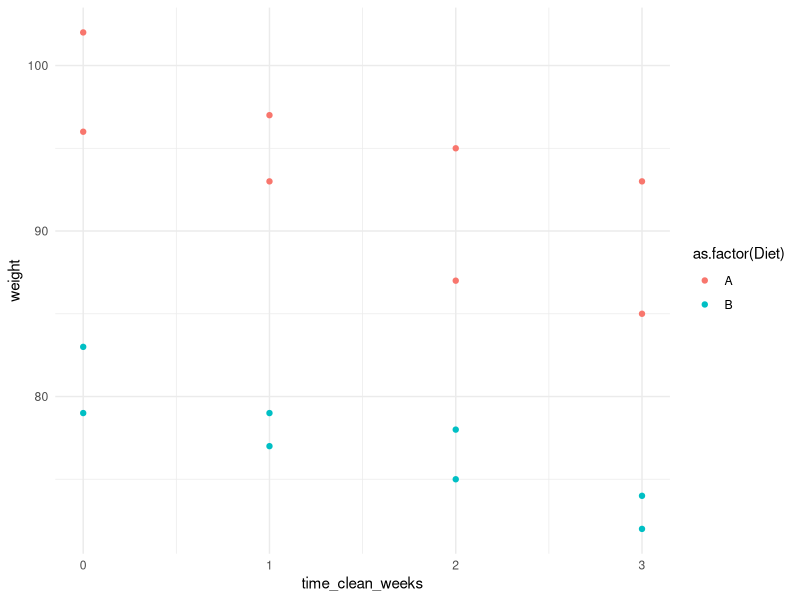
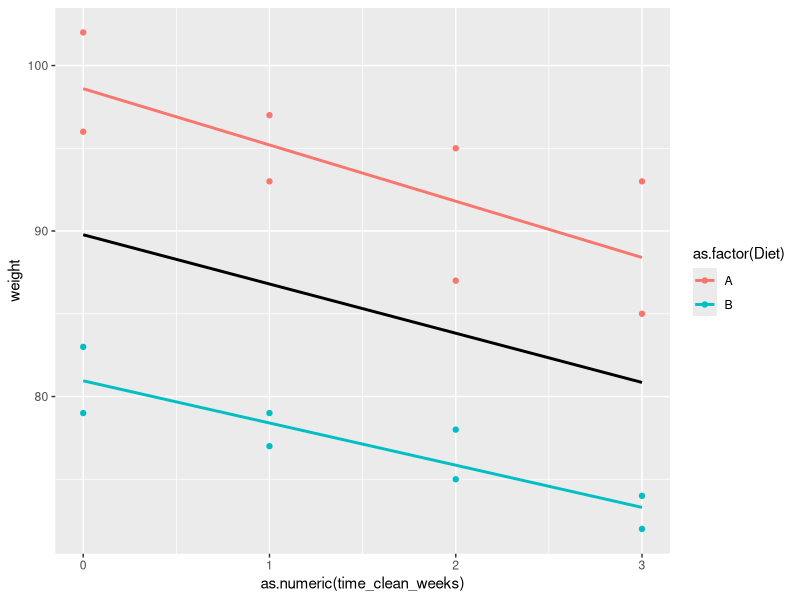
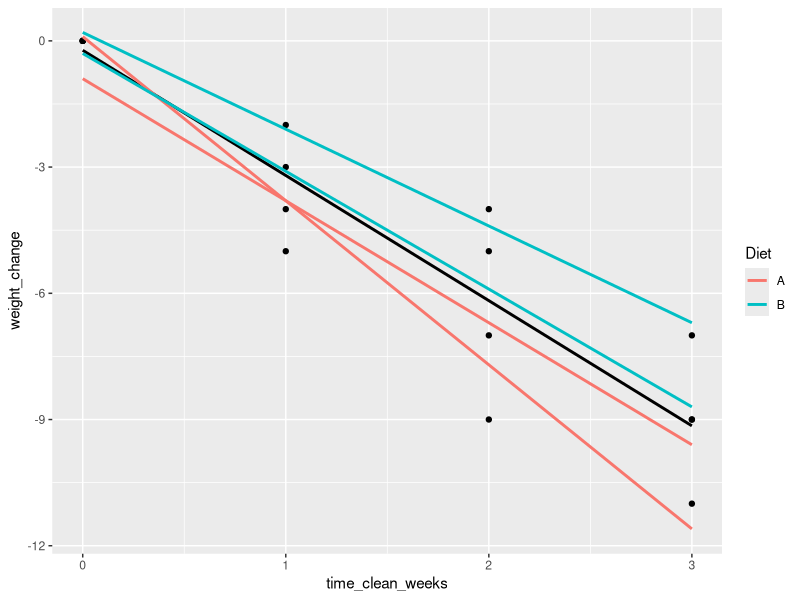

The R source for these figures, in order: (Note: this script raises an error after producing the figures.)
## ---- chunk 1
knitr::opts_chunk$set(echo = TRUE)
## ---- chunk 2
library(tidyverse)
## ---- chunk 3
df <- data.frame(
  Person = c("Alice", "Bob", "Charlie", "David"),
  Diet = c("A", "A", "B", "B"),
  Before_Diet = c(102, 96, 83, 79),
  After_1_week = c(97, 93, 79, 77),
  After_2_weeks = c(95, 87, 78, 75),
  After_3_weeks = c(93, 85, 74, 72)
)

print(df)
## ---- chunk 4

time_mapping <- c("Before_Diet" = "0", "After_1_week" = "1", "After_2_weeks" = "2", "After_3_weeks" = "3")

df_long <- df %>% 
  pivot_longer(cols= Before_Diet:After_3_weeks,
               names_to = "time",
               values_to = "weight") %>% 
  mutate(time_clean_weeks = as.numeric(time_mapping[time]))
## ---- chunk 5

df_long %>% 
  ggplot(aes(x = time_clean_weeks,
             y = weight,
             color = as.factor(Diet)))+
  geom_point()+
  theme_minimal()

## ---- chunk 6
df_long %>% 
  ungroup() %>% 
  ggplot(aes(x = as.numeric(time_clean_weeks),
             y = weight,
             color = as.factor(Diet)))+
geom_point() +
  geom_smooth(method = "lm", se = FALSE, aes(group = 1), color = "black") +  # General regression
  geom_smooth(method = "lm", se = FALSE, aes(group = Diet))  # Per-group regressions
  
## ---- chunk 7
overall_regression <- lm(weight ~ time_clean_weeks, data = df_long)
summary(overall_regression)
## ---- chunk 8
library(lmerTest)

random_intercept_model <- lmer(weight ~ time_clean_weeks+(1|Person),
                               REML = FALSE,
                               data = df_long)

summary(random_intercept_model)

## ---- chunk 9
ranef(random_intercept_model)
## ---- chunk 10
random_slope_model <- lmer(weight ~ time_clean_weeks+(1 + time_clean_weeks |Person),
                               REML = FALSE,
                               data = df_long)

summary(random_slope_model)
## ---- chunk 11
ranef(random_slope_model)
## ---- chunk 12
random_slope_same_intercept_model <- lmer(weight ~ time_clean_weeks+(0 + time_clean_weeks |Person),
                               REML = FALSE,
                               data = df_long)

summary(random_slope_same_intercept_model)
## ---- chunk 13
ranef(random_slope_same_intercept_model)
## ---- chunk 14
# Calculate the initial weight for each person
df_initial_weight <- df_long %>%
  filter(time_clean_weeks == 0) %>%
  select(Person, initial_weight = weight)

# Join the initial weight back to the original DataFrame
df_long <- df_long %>%
  full_join(df_initial_weight, by = "Person")

# Calculate the weight change compared to the initial weight
df_long <- df_long %>%
  arrange(Person, time_clean_weeks) %>%
  mutate(weight_change = weight - initial_weight)

## ---- chunk 15
df_long %>% 
  ggplot(aes(x = time_clean_weeks, 
             y = weight_change))+
  geom_point()+
  geom_smooth(method = "lm", se = FALSE, aes(group = 1), color = "black") +  # General regression
  geom_smooth(method = "lm", se = FALSE, aes(group = Person, color= Diet))  # Per-group regressions
## ---- chunk 16
diet_model <- lmer(weight ~ time_clean_weeks+ Diet + (1 |Person),
                               REML = FALSE,
                               data = df_long)

summary(diet_model)
## ---- chunk 17
ranef(diet_model)
## ---- chunk 18
interaction_model <- lmer(weight ~ time_clean_weeks * Diet + (1 |Person),
                               REML = FALSE,
                               data = df_long)

summary(interaction_model)
## ---- chunk 19
random_model <- lmer(weight ~ time_clean_weeks * Diet + (1 |time_clean_weeks |Person),
                               REML = FALSE,
                               data = df_long)

summary(random_model)
## ---- chunk 20
wo_interaction <- lmer(weight ~ time_clean_weeks+Diet+(1|Person),
                               REML = FALSE,
                               data = df_long)

with_interaction <-  lmer(weight ~ time_clean_weeks*Diet+(1|Person),
                               REML = FALSE,
                               data = df_long)

anova(wo_interaction, with_interaction)
## ---- chunk 21
summary(cars)
## ---- chunk 22
plot(pressure)
